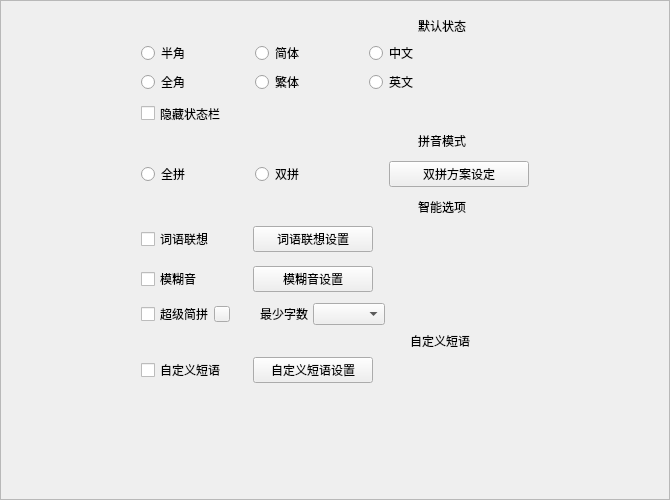
<?xml version="1.0" encoding="UTF-8"?>
<ui version="4.0">
 <class>BasicConfigStackedWidget</class>
 <widget class="QWidget" name="BasicConfigStackedWidget">
  <property name="geometry">
   <rect>
    <x>0</x>
    <y>0</y>
    <width>670</width>
    <height>500</height>
   </rect>
  </property>
  <property name="minimumSize">
   <size>
    <width>0</width>
    <height>0</height>
   </size>
  </property>
  <property name="windowTitle">
   <string>Form</string>
  </property>
  <layout class="QVBoxLayout" name="verticalLayout_11">
   <property name="spacing">
    <number>0</number>
   </property>
   <property name="leftMargin">
    <number>0</number>
   </property>
   <property name="topMargin">
    <number>0</number>
   </property>
   <property name="rightMargin">
    <number>0</number>
   </property>
   <property name="bottomMargin">
    <number>0</number>
   </property>
   <item>
    <widget class="QScrollArea" name="scrollArea">
     <property name="widgetResizable">
      <bool>true</bool>
     </property>
     <widget class="QWidget" name="scrollAreaWidgetContents">
      <property name="geometry">
       <rect>
        <x>0</x>
        <y>0</y>
        <width>668</width>
        <height>498</height>
       </rect>
      </property>
      <property name="minimumSize">
       <size>
        <width>0</width>
        <height>0</height>
       </size>
      </property>
      <property name="maximumSize">
       <size>
        <width>16777215</width>
        <height>16777215</height>
       </size>
      </property>
      <layout class="QVBoxLayout" name="verticalLayout_10">
       <property name="spacing">
        <number>0</number>
       </property>
       <property name="leftMargin">
        <number>0</number>
       </property>
       <property name="topMargin">
        <number>15</number>
       </property>
       <property name="rightMargin">
        <number>0</number>
       </property>
       <property name="bottomMargin">
        <number>0</number>
       </property>
       <item>
        <layout class="QVBoxLayout" name="verticalLayout_9">
         <property name="spacing">
          <number>5</number>
         </property>
         <property name="topMargin">
          <number>0</number>
         </property>
         <item>
          <layout class="QVBoxLayout" name="verticalLayout_5">
           <item>
            <layout class="QHBoxLayout" name="labelLayout" stretch="0,0,0,0,0">
             <property name="spacing">
              <number>4</number>
             </property>
             <item>
              <spacer name="horizontalSpacer_11">
               <property name="orientation">
                <enum>Qt::Horizontal</enum>
               </property>
               <property name="sizeType">
                <enum>QSizePolicy::Expanding</enum>
               </property>
               <property name="sizeHint" stdset="0">
                <size>
                 <width>20</width>
                 <height>20</height>
                </size>
               </property>
              </spacer>
             </item>
             <item>
              <widget class="QLabel" name="basic_label">
               <property name="sizePolicy">
                <sizepolicy hsizetype="Preferred" vsizetype="Fixed">
                 <horstretch>0</horstretch>
                 <verstretch>0</verstretch>
                </sizepolicy>
               </property>
               <property name="text">
                <string/>
               </property>
              </widget>
             </item>
             <item>
              <spacer name="horizontalSpacer_4">
               <property name="orientation">
                <enum>Qt::Horizontal</enum>
               </property>
               <property name="sizeHint" stdset="0">
                <size>
                 <width>40</width>
                 <height>20</height>
                </size>
               </property>
              </spacer>
             </item>
             <item>
              <widget class="QLabel" name="normal_set_label">
               <property name="sizePolicy">
                <sizepolicy hsizetype="Preferred" vsizetype="Fixed">
                 <horstretch>0</horstretch>
                 <verstretch>0</verstretch>
                </sizepolicy>
               </property>
               <property name="minimumSize">
                <size>
                 <width>0</width>
                 <height>0</height>
                </size>
               </property>
               <property name="maximumSize">
                <size>
                 <width>16777215</width>
                 <height>16777215</height>
                </size>
               </property>
               <property name="text">
                <string>默认状态</string>
               </property>
              </widget>
             </item>
             <item>
              <spacer name="horizontalSpacer">
               <property name="orientation">
                <enum>Qt::Horizontal</enum>
               </property>
               <property name="sizeType">
                <enum>QSizePolicy::Expanding</enum>
               </property>
               <property name="sizeHint" stdset="0">
                <size>
                 <width>5</width>
                 <height>20</height>
                </size>
               </property>
              </spacer>
             </item>
            </layout>
           </item>
           <item>
            <layout class="QHBoxLayout" name="horizontalLayout_7">
             <item>
              <spacer name="horizontalSpacer_9">
               <property name="orientation">
                <enum>Qt::Horizontal</enum>
               </property>
               <property name="sizeType">
                <enum>QSizePolicy::Fixed</enum>
               </property>
               <property name="sizeHint" stdset="0">
                <size>
                 <width>140</width>
                 <height>17</height>
                </size>
               </property>
              </spacer>
             </item>
             <item>
              <layout class="QVBoxLayout" name="verticalLayout_3">
               <property name="spacing">
                <number>5</number>
               </property>
               <item>
                <layout class="QHBoxLayout" name="horizontalLayout_3" stretch="0,0,0">
                 <property name="spacing">
                  <number>65</number>
                 </property>
                 <property name="topMargin">
                  <number>0</number>
                 </property>
                 <item>
                  <widget class="QWidget" name="widget_3" native="true">
                   <property name="sizePolicy">
                    <sizepolicy hsizetype="Preferred" vsizetype="Fixed">
                     <horstretch>0</horstretch>
                     <verstretch>0</verstretch>
                    </sizepolicy>
                   </property>
                   <property name="minimumSize">
                    <size>
                     <width>0</width>
                     <height>55</height>
                    </size>
                   </property>
                   <property name="maximumSize">
                    <size>
                     <width>16777215</width>
                     <height>55</height>
                    </size>
                   </property>
                   <layout class="QVBoxLayout" name="verticalLayout_8">
                    <property name="spacing">
                     <number>5</number>
                    </property>
                    <property name="leftMargin">
                     <number>0</number>
                    </property>
                    <property name="topMargin">
                     <number>0</number>
                    </property>
                    <property name="rightMargin">
                     <number>0</number>
                    </property>
                    <property name="bottomMargin">
                     <number>0</number>
                    </property>
                    <item>
                     <widget class="QRadioButton" name="half_radiobtn">
                      <property name="sizePolicy">
                       <sizepolicy hsizetype="Minimum" vsizetype="Fixed">
                        <horstretch>0</horstretch>
                        <verstretch>0</verstretch>
                       </sizepolicy>
                      </property>
                      <property name="text">
                       <string>半角</string>
                      </property>
                     </widget>
                    </item>
                    <item>
                     <widget class="QRadioButton" name="full_radiobtn">
                      <property name="text">
                       <string>全角</string>
                      </property>
                     </widget>
                    </item>
                   </layout>
                  </widget>
                 </item>
                 <item>
                  <widget class="QWidget" name="widget_2" native="true">
                   <property name="sizePolicy">
                    <sizepolicy hsizetype="Preferred" vsizetype="Fixed">
                     <horstretch>0</horstretch>
                     <verstretch>0</verstretch>
                    </sizepolicy>
                   </property>
                   <property name="minimumSize">
                    <size>
                     <width>0</width>
                     <height>55</height>
                    </size>
                   </property>
                   <property name="maximumSize">
                    <size>
                     <width>16777215</width>
                     <height>55</height>
                    </size>
                   </property>
                   <layout class="QVBoxLayout" name="verticalLayout_7">
                    <property name="spacing">
                     <number>5</number>
                    </property>
                    <property name="leftMargin">
                     <number>0</number>
                    </property>
                    <property name="topMargin">
                     <number>0</number>
                    </property>
                    <property name="rightMargin">
                     <number>0</number>
                    </property>
                    <property name="bottomMargin">
                     <number>0</number>
                    </property>
                    <item>
                     <widget class="QRadioButton" name="simple_radiobtn">
                      <property name="sizePolicy">
                       <sizepolicy hsizetype="Minimum" vsizetype="Fixed">
                        <horstretch>0</horstretch>
                        <verstretch>0</verstretch>
                       </sizepolicy>
                      </property>
                      <property name="text">
                       <string>简体</string>
                      </property>
                     </widget>
                    </item>
                    <item>
                     <widget class="QRadioButton" name="traditional_radiobtn">
                      <property name="text">
                       <string>繁体</string>
                      </property>
                     </widget>
                    </item>
                   </layout>
                  </widget>
                 </item>
                 <item>
                  <widget class="QWidget" name="widget" native="true">
                   <property name="sizePolicy">
                    <sizepolicy hsizetype="Preferred" vsizetype="Fixed">
                     <horstretch>0</horstretch>
                     <verstretch>0</verstretch>
                    </sizepolicy>
                   </property>
                   <property name="minimumSize">
                    <size>
                     <width>0</width>
                     <height>55</height>
                    </size>
                   </property>
                   <property name="maximumSize">
                    <size>
                     <width>16777215</width>
                     <height>55</height>
                    </size>
                   </property>
                   <layout class="QVBoxLayout" name="verticalLayout_2">
                    <property name="spacing">
                     <number>5</number>
                    </property>
                    <property name="leftMargin">
                     <number>0</number>
                    </property>
                    <property name="topMargin">
                     <number>0</number>
                    </property>
                    <property name="rightMargin">
                     <number>0</number>
                    </property>
                    <property name="bottomMargin">
                     <number>0</number>
                    </property>
                    <item>
                     <widget class="QRadioButton" name="ch_raidobtn">
                      <property name="sizePolicy">
                       <sizepolicy hsizetype="Minimum" vsizetype="Fixed">
                        <horstretch>0</horstretch>
                        <verstretch>0</verstretch>
                       </sizepolicy>
                      </property>
                      <property name="text">
                       <string>中文</string>
                      </property>
                     </widget>
                    </item>
                    <item>
                     <widget class="QRadioButton" name="en_radiobutton">
                      <property name="text">
                       <string>英文</string>
                      </property>
                     </widget>
                    </item>
                   </layout>
                  </widget>
                 </item>
                </layout>
               </item>
               <item>
                <widget class="QCheckBox" name="hide_status_bar_check">
                 <property name="minimumSize">
                  <size>
                   <width>0</width>
                   <height>25</height>
                  </size>
                 </property>
                 <property name="text">
                  <string>隐藏状态栏</string>
                 </property>
                </widget>
               </item>
              </layout>
             </item>
             <item>
              <spacer name="horizontalSpacer_23">
               <property name="orientation">
                <enum>Qt::Horizontal</enum>
               </property>
               <property name="sizeType">
                <enum>QSizePolicy::Expanding</enum>
               </property>
               <property name="sizeHint" stdset="0">
                <size>
                 <width>100</width>
                 <height>20</height>
                </size>
               </property>
              </spacer>
             </item>
            </layout>
           </item>
          </layout>
         </item>
         <item>
          <layout class="QVBoxLayout" name="verticalLayout_4" stretch="0,0">
           <property name="spacing">
            <number>6</number>
           </property>
           <item>
            <layout class="QHBoxLayout" name="labelLayout_2" stretch="0,0,0,0,0">
             <property name="spacing">
              <number>4</number>
             </property>
             <item>
              <spacer name="horizontalSpacer_26">
               <property name="orientation">
                <enum>Qt::Horizontal</enum>
               </property>
               <property name="sizeType">
                <enum>QSizePolicy::Expanding</enum>
               </property>
               <property name="sizeHint" stdset="0">
                <size>
                 <width>20</width>
                 <height>20</height>
                </size>
               </property>
              </spacer>
             </item>
             <item>
              <widget class="QLabel" name="pinyin_icon_label">
               <property name="text">
                <string/>
               </property>
              </widget>
             </item>
             <item>
              <spacer name="horizontalSpacer_6">
               <property name="orientation">
                <enum>Qt::Horizontal</enum>
               </property>
               <property name="sizeHint" stdset="0">
                <size>
                 <width>40</width>
                 <height>20</height>
                </size>
               </property>
              </spacer>
             </item>
             <item>
              <widget class="QLabel" name="pinyin_mode_label">
               <property name="text">
                <string>拼音模式</string>
               </property>
              </widget>
             </item>
             <item>
              <spacer name="horizontalSpacer_52">
               <property name="orientation">
                <enum>Qt::Horizontal</enum>
               </property>
               <property name="sizeType">
                <enum>QSizePolicy::Expanding</enum>
               </property>
               <property name="sizeHint" stdset="0">
                <size>
                 <width>5</width>
                 <height>20</height>
                </size>
               </property>
              </spacer>
             </item>
            </layout>
           </item>
           <item>
            <layout class="QHBoxLayout" name="horizontalLayout_10" stretch="50,340">
             <property name="spacing">
              <number>0</number>
             </property>
             <property name="sizeConstraint">
              <enum>QLayout::SetFixedSize</enum>
             </property>
             <property name="topMargin">
              <number>0</number>
             </property>
             <property name="bottomMargin">
              <number>0</number>
             </property>
             <item>
              <spacer name="horizontalSpacer_8">
               <property name="orientation">
                <enum>Qt::Horizontal</enum>
               </property>
               <property name="sizeType">
                <enum>QSizePolicy::Fixed</enum>
               </property>
               <property name="sizeHint" stdset="0">
                <size>
                 <width>140</width>
                 <height>20</height>
                </size>
               </property>
              </spacer>
             </item>
             <item>
              <widget class="QWidget" name="widget_4" native="true">
               <property name="minimumSize">
                <size>
                 <width>0</width>
                 <height>35</height>
                </size>
               </property>
               <property name="maximumSize">
                <size>
                 <width>16635</width>
                 <height>35</height>
                </size>
               </property>
               <layout class="QHBoxLayout" name="horizontalLayout_15" stretch="160,180">
                <property name="spacing">
                 <number>0</number>
                </property>
                <property name="leftMargin">
                 <number>0</number>
                </property>
                <property name="topMargin">
                 <number>0</number>
                </property>
                <property name="rightMargin">
                 <number>0</number>
                </property>
                <property name="bottomMargin">
                 <number>0</number>
                </property>
                <item>
                 <layout class="QHBoxLayout" name="horizontalLayout_4">
                  <property name="spacing">
                   <number>0</number>
                  </property>
                  <item>
                   <widget class="QRadioButton" name="quanpin_radioBtn">
                    <property name="sizePolicy">
                     <sizepolicy hsizetype="Minimum" vsizetype="Fixed">
                      <horstretch>0</horstretch>
                      <verstretch>0</verstretch>
                     </sizepolicy>
                    </property>
                    <property name="text">
                     <string>全拼</string>
                    </property>
                   </widget>
                  </item>
                  <item>
                   <spacer name="horizontalSpacer_20">
                    <property name="orientation">
                     <enum>Qt::Horizontal</enum>
                    </property>
                    <property name="sizeType">
                     <enum>QSizePolicy::Fixed</enum>
                    </property>
                    <property name="sizeHint" stdset="0">
                     <size>
                      <width>65</width>
                      <height>20</height>
                     </size>
                    </property>
                   </spacer>
                  </item>
                  <item>
                   <widget class="QRadioButton" name="shuangpin_radioBtn">
                    <property name="text">
                     <string>双拼</string>
                    </property>
                   </widget>
                  </item>
                  <item>
                   <spacer name="horizontalSpacer_27">
                    <property name="orientation">
                     <enum>Qt::Horizontal</enum>
                    </property>
                    <property name="sizeHint" stdset="0">
                     <size>
                      <width>40</width>
                      <height>20</height>
                     </size>
                    </property>
                   </spacer>
                  </item>
                 </layout>
                </item>
                <item>
                 <layout class="QHBoxLayout" name="horizontalLayout_9" stretch="1,1">
                  <property name="spacing">
                   <number>0</number>
                  </property>
                  <property name="sizeConstraint">
                   <enum>QLayout::SetDefaultConstraint</enum>
                  </property>
                  <property name="leftMargin">
                   <number>0</number>
                  </property>
                  <property name="topMargin">
                   <number>0</number>
                  </property>
                  <property name="bottomMargin">
                   <number>0</number>
                  </property>
                  <item>
                   <widget class="QPushButton" name="modify_sp_btn">
                    <property name="minimumSize">
                     <size>
                      <width>0</width>
                      <height>0</height>
                     </size>
                    </property>
                    <property name="text">
                     <string>双拼方案设定</string>
                    </property>
                   </widget>
                  </item>
                  <item>
                   <spacer name="horizontalSpacer_24">
                    <property name="orientation">
                     <enum>Qt::Horizontal</enum>
                    </property>
                    <property name="sizeHint" stdset="0">
                     <size>
                      <width>20</width>
                      <height>20</height>
                     </size>
                    </property>
                   </spacer>
                  </item>
                 </layout>
                </item>
               </layout>
              </widget>
             </item>
            </layout>
           </item>
          </layout>
         </item>
         <item>
          <layout class="QVBoxLayout" name="verticalLayout">
           <item>
            <layout class="QHBoxLayout" name="label_layout_2" stretch="0,0,0,0,0">
             <property name="spacing">
              <number>3</number>
             </property>
             <item>
              <spacer name="horizontalSpacer_12">
               <property name="orientation">
                <enum>Qt::Horizontal</enum>
               </property>
               <property name="sizeType">
                <enum>QSizePolicy::Expanding</enum>
               </property>
               <property name="sizeHint" stdset="0">
                <size>
                 <width>20</width>
                 <height>20</height>
                </size>
               </property>
              </spacer>
             </item>
             <item>
              <widget class="QLabel" name="smart_label">
               <property name="text">
                <string/>
               </property>
              </widget>
             </item>
             <item>
              <spacer name="horizontalSpacer_3">
               <property name="orientation">
                <enum>Qt::Horizontal</enum>
               </property>
               <property name="sizeHint" stdset="0">
                <size>
                 <width>40</width>
                 <height>20</height>
                </size>
               </property>
              </spacer>
             </item>
             <item>
              <widget class="QLabel" name="smart_option_label">
               <property name="sizePolicy">
                <sizepolicy hsizetype="Preferred" vsizetype="Fixed">
                 <horstretch>0</horstretch>
                 <verstretch>0</verstretch>
                </sizepolicy>
               </property>
               <property name="text">
                <string>智能选项</string>
               </property>
              </widget>
             </item>
             <item>
              <spacer name="horizontalSpacer_19">
               <property name="orientation">
                <enum>Qt::Horizontal</enum>
               </property>
               <property name="sizeHint" stdset="0">
                <size>
                 <width>40</width>
                 <height>20</height>
                </size>
               </property>
              </spacer>
             </item>
            </layout>
           </item>
           <item>
            <widget class="QWidget" name="smart_widget" native="true">
             <property name="sizePolicy">
              <sizepolicy hsizetype="Preferred" vsizetype="Fixed">
               <horstretch>0</horstretch>
               <verstretch>0</verstretch>
              </sizepolicy>
             </property>
             <property name="minimumSize">
              <size>
               <width>0</width>
               <height>35</height>
              </size>
             </property>
             <property name="maximumSize">
              <size>
               <width>16777215</width>
               <height>35</height>
              </size>
             </property>
             <layout class="QHBoxLayout" name="horizontalLayout_6">
              <property name="spacing">
               <number>0</number>
              </property>
              <property name="leftMargin">
               <number>0</number>
              </property>
              <property name="topMargin">
               <number>0</number>
              </property>
              <property name="rightMargin">
               <number>0</number>
              </property>
              <property name="bottomMargin">
               <number>0</number>
              </property>
              <item>
               <spacer name="horizontalSpacer_10">
                <property name="orientation">
                 <enum>Qt::Horizontal</enum>
                </property>
                <property name="sizeType">
                 <enum>QSizePolicy::Fixed</enum>
                </property>
                <property name="sizeHint" stdset="0">
                 <size>
                  <width>140</width>
                  <height>20</height>
                 </size>
                </property>
               </spacer>
              </item>
              <item>
               <widget class="QCheckBox" name="suggest_checkbox">
                <property name="sizePolicy">
                 <sizepolicy hsizetype="Minimum" vsizetype="Fixed">
                  <horstretch>0</horstretch>
                  <verstretch>0</verstretch>
                 </sizepolicy>
                </property>
                <property name="minimumSize">
                 <size>
                  <width>112</width>
                  <height>0</height>
                 </size>
                </property>
                <property name="maximumSize">
                 <size>
                  <width>112</width>
                  <height>16777215</height>
                 </size>
                </property>
                <property name="text">
                 <string>词语联想</string>
                </property>
               </widget>
              </item>
              <item>
               <widget class="QPushButton" name="word_suggest_btn">
                <property name="sizePolicy">
                 <sizepolicy hsizetype="Expanding" vsizetype="Fixed">
                  <horstretch>0</horstretch>
                  <verstretch>0</verstretch>
                 </sizepolicy>
                </property>
                <property name="minimumSize">
                 <size>
                  <width>120</width>
                  <height>0</height>
                 </size>
                </property>
                <property name="maximumSize">
                 <size>
                  <width>120</width>
                  <height>16777215</height>
                 </size>
                </property>
                <property name="text">
                 <string>词语联想设置</string>
                </property>
               </widget>
              </item>
              <item>
               <spacer name="horizontalSpacer_18">
                <property name="orientation">
                 <enum>Qt::Horizontal</enum>
                </property>
                <property name="sizeHint" stdset="0">
                 <size>
                  <width>40</width>
                  <height>20</height>
                 </size>
                </property>
               </spacer>
              </item>
             </layout>
            </widget>
           </item>
           <item>
            <widget class="QWidget" name="fuzzy_widget" native="true">
             <property name="sizePolicy">
              <sizepolicy hsizetype="Preferred" vsizetype="Fixed">
               <horstretch>0</horstretch>
               <verstretch>0</verstretch>
              </sizepolicy>
             </property>
             <property name="minimumSize">
              <size>
               <width>0</width>
               <height>35</height>
              </size>
             </property>
             <property name="maximumSize">
              <size>
               <width>16777215</width>
               <height>35</height>
              </size>
             </property>
             <layout class="QHBoxLayout" name="horizontalLayout_5">
              <property name="spacing">
               <number>0</number>
              </property>
              <property name="leftMargin">
               <number>0</number>
              </property>
              <property name="topMargin">
               <number>0</number>
              </property>
              <property name="rightMargin">
               <number>0</number>
              </property>
              <property name="bottomMargin">
               <number>0</number>
              </property>
              <item>
               <spacer name="horizontalSpacer_5">
                <property name="orientation">
                 <enum>Qt::Horizontal</enum>
                </property>
                <property name="sizeType">
                 <enum>QSizePolicy::Fixed</enum>
                </property>
                <property name="sizeHint" stdset="0">
                 <size>
                  <width>140</width>
                  <height>20</height>
                 </size>
                </property>
               </spacer>
              </item>
              <item>
               <widget class="QCheckBox" name="fuzzy_checkbox">
                <property name="sizePolicy">
                 <sizepolicy hsizetype="Minimum" vsizetype="Fixed">
                  <horstretch>0</horstretch>
                  <verstretch>0</verstretch>
                 </sizepolicy>
                </property>
                <property name="minimumSize">
                 <size>
                  <width>112</width>
                  <height>0</height>
                 </size>
                </property>
                <property name="maximumSize">
                 <size>
                  <width>112</width>
                  <height>16777215</height>
                 </size>
                </property>
                <property name="text">
                 <string>模糊音</string>
                </property>
               </widget>
              </item>
              <item>
               <widget class="QPushButton" name="fuzzy_set_btn">
                <property name="sizePolicy">
                 <sizepolicy hsizetype="Expanding" vsizetype="Fixed">
                  <horstretch>0</horstretch>
                  <verstretch>0</verstretch>
                 </sizepolicy>
                </property>
                <property name="minimumSize">
                 <size>
                  <width>120</width>
                  <height>0</height>
                 </size>
                </property>
                <property name="maximumSize">
                 <size>
                  <width>120</width>
                  <height>16777215</height>
                 </size>
                </property>
                <property name="text">
                 <string>模糊音设置</string>
                </property>
               </widget>
              </item>
              <item>
               <spacer name="horizontalSpacer_22">
                <property name="orientation">
                 <enum>Qt::Horizontal</enum>
                </property>
                <property name="sizeType">
                 <enum>QSizePolicy::Expanding</enum>
                </property>
                <property name="sizeHint" stdset="0">
                 <size>
                  <width>20</width>
                  <height>10</height>
                 </size>
                </property>
               </spacer>
              </item>
             </layout>
            </widget>
           </item>
           <item>
            <layout class="QHBoxLayout" name="horizontalLayout_12">
             <property name="spacing">
              <number>0</number>
             </property>
             <item>
              <spacer name="horizontalSpacer_14">
               <property name="orientation">
                <enum>Qt::Horizontal</enum>
               </property>
               <property name="sizeType">
                <enum>QSizePolicy::Fixed</enum>
               </property>
               <property name="sizeHint" stdset="0">
                <size>
                 <width>140</width>
                 <height>22</height>
                </size>
               </property>
              </spacer>
             </item>
             <item>
              <widget class="QCheckBox" name="super_simple_checkbox">
               <property name="sizePolicy">
                <sizepolicy hsizetype="Minimum" vsizetype="Fixed">
                 <horstretch>0</horstretch>
                 <verstretch>0</verstretch>
                </sizepolicy>
               </property>
               <property name="text">
                <string>超级简拼</string>
               </property>
              </widget>
             </item>
             <item>
              <widget class="QPushButton" name="super_simple_tip">
               <property name="minimumSize">
                <size>
                 <width>16</width>
                 <height>16</height>
                </size>
               </property>
               <property name="maximumSize">
                <size>
                 <width>16</width>
                 <height>16</height>
                </size>
               </property>
               <property name="text">
                <string/>
               </property>
              </widget>
             </item>
             <item>
              <spacer name="horizontalSpacer_16">
               <property name="orientation">
                <enum>Qt::Horizontal</enum>
               </property>
               <property name="sizeType">
                <enum>QSizePolicy::Fixed</enum>
               </property>
               <property name="sizeHint" stdset="0">
                <size>
                 <width>30</width>
                 <height>5</height>
                </size>
               </property>
              </spacer>
             </item>
             <item>
              <widget class="QLabel" name="min_characters_label">
               <property name="sizePolicy">
                <sizepolicy hsizetype="Preferred" vsizetype="Fixed">
                 <horstretch>0</horstretch>
                 <verstretch>0</verstretch>
                </sizepolicy>
               </property>
               <property name="text">
                <string>最少字数</string>
               </property>
              </widget>
             </item>
             <item>
              <spacer name="horizontalSpacer_25">
               <property name="orientation">
                <enum>Qt::Horizontal</enum>
               </property>
               <property name="sizeType">
                <enum>QSizePolicy::Fixed</enum>
               </property>
               <property name="sizeHint" stdset="0">
                <size>
                 <width>5</width>
                 <height>5</height>
                </size>
               </property>
              </spacer>
             </item>
             <item>
              <widget class="QComboBox" name="min_character_combo"/>
             </item>
             <item>
              <spacer name="horizontalSpacer_21">
               <property name="orientation">
                <enum>Qt::Horizontal</enum>
               </property>
               <property name="sizeHint" stdset="0">
                <size>
                 <width>40</width>
                 <height>20</height>
                </size>
               </property>
              </spacer>
             </item>
            </layout>
           </item>
          </layout>
         </item>
         <item>
          <layout class="QVBoxLayout" name="verticalLayout_6" stretch="0,0">
           <property name="spacing">
            <number>6</number>
           </property>
           <item>
            <layout class="QHBoxLayout" name="label_layout" stretch="0,0,0,0,0">
             <property name="spacing">
              <number>4</number>
             </property>
             <item>
              <spacer name="horizontalSpacer_13">
               <property name="orientation">
                <enum>Qt::Horizontal</enum>
               </property>
               <property name="sizeType">
                <enum>QSizePolicy::Expanding</enum>
               </property>
               <property name="sizeHint" stdset="0">
                <size>
                 <width>20</width>
                 <height>20</height>
                </size>
               </property>
              </spacer>
             </item>
             <item>
              <widget class="QLabel" name="fastreply_label">
               <property name="sizePolicy">
                <sizepolicy hsizetype="Preferred" vsizetype="Preferred">
                 <horstretch>0</horstretch>
                 <verstretch>0</verstretch>
                </sizepolicy>
               </property>
               <property name="text">
                <string/>
               </property>
              </widget>
             </item>
             <item>
              <spacer name="horizontalSpacer_2">
               <property name="orientation">
                <enum>Qt::Horizontal</enum>
               </property>
               <property name="sizeHint" stdset="0">
                <size>
                 <width>40</width>
                 <height>20</height>
                </size>
               </property>
              </spacer>
             </item>
             <item>
              <widget class="QLabel" name="fast_reply_label">
               <property name="sizePolicy">
                <sizepolicy hsizetype="Preferred" vsizetype="Fixed">
                 <horstretch>0</horstretch>
                 <verstretch>0</verstretch>
                </sizepolicy>
               </property>
               <property name="text">
                <string>自定义短语</string>
               </property>
              </widget>
             </item>
             <item>
              <spacer name="horizontalSpacer_51">
               <property name="orientation">
                <enum>Qt::Horizontal</enum>
               </property>
               <property name="sizeType">
                <enum>QSizePolicy::Expanding</enum>
               </property>
               <property name="sizeHint" stdset="0">
                <size>
                 <width>5</width>
                 <height>20</height>
                </size>
               </property>
              </spacer>
             </item>
            </layout>
           </item>
           <item>
            <layout class="QHBoxLayout" name="horizontalLayout_2" stretch="50,340">
             <property name="spacing">
              <number>0</number>
             </property>
             <item>
              <spacer name="horizontalSpacer_17">
               <property name="orientation">
                <enum>Qt::Horizontal</enum>
               </property>
               <property name="sizeType">
                <enum>QSizePolicy::Fixed</enum>
               </property>
               <property name="sizeHint" stdset="0">
                <size>
                 <width>140</width>
                 <height>20</height>
                </size>
               </property>
              </spacer>
             </item>
             <item>
              <layout class="QHBoxLayout" name="horizontalLayout" stretch="0,0,0">
               <property name="spacing">
                <number>0</number>
               </property>
               <property name="topMargin">
                <number>0</number>
               </property>
               <property name="bottomMargin">
                <number>0</number>
               </property>
               <item>
                <widget class="QCheckBox" name="fast_reply_checkbox">
                 <property name="sizePolicy">
                  <sizepolicy hsizetype="Minimum" vsizetype="Fixed">
                   <horstretch>0</horstretch>
                   <verstretch>0</verstretch>
                  </sizepolicy>
                 </property>
                 <property name="minimumSize">
                  <size>
                   <width>112</width>
                   <height>0</height>
                  </size>
                 </property>
                 <property name="maximumSize">
                  <size>
                   <width>112</width>
                   <height>16777215</height>
                  </size>
                 </property>
                 <property name="text">
                  <string>自定义短语</string>
                 </property>
                </widget>
               </item>
               <item>
                <widget class="QPushButton" name="fast_reply_btn">
                 <property name="sizePolicy">
                  <sizepolicy hsizetype="Expanding" vsizetype="Fixed">
                   <horstretch>0</horstretch>
                   <verstretch>0</verstretch>
                  </sizepolicy>
                 </property>
                 <property name="minimumSize">
                  <size>
                   <width>120</width>
                   <height>0</height>
                  </size>
                 </property>
                 <property name="maximumSize">
                  <size>
                   <width>120</width>
                   <height>16777215</height>
                  </size>
                 </property>
                 <property name="text">
                  <string>自定义短语设置</string>
                 </property>
                </widget>
               </item>
               <item>
                <spacer name="horizontalSpacer_7">
                 <property name="orientation">
                  <enum>Qt::Horizontal</enum>
                 </property>
                 <property name="sizeHint" stdset="0">
                  <size>
                   <width>40</width>
                   <height>20</height>
                  </size>
                 </property>
                </spacer>
               </item>
              </layout>
             </item>
            </layout>
           </item>
          </layout>
         </item>
         <item>
          <spacer name="verticalSpacer_8">
           <property name="orientation">
            <enum>Qt::Vertical</enum>
           </property>
           <property name="sizeType">
            <enum>QSizePolicy::Expanding</enum>
           </property>
           <property name="sizeHint" stdset="0">
            <size>
             <width>362</width>
             <height>13</height>
            </size>
           </property>
          </spacer>
         </item>
        </layout>
       </item>
      </layout>
     </widget>
    </widget>
   </item>
  </layout>
 </widget>
 <resources/>
 <connections/>
</ui>
